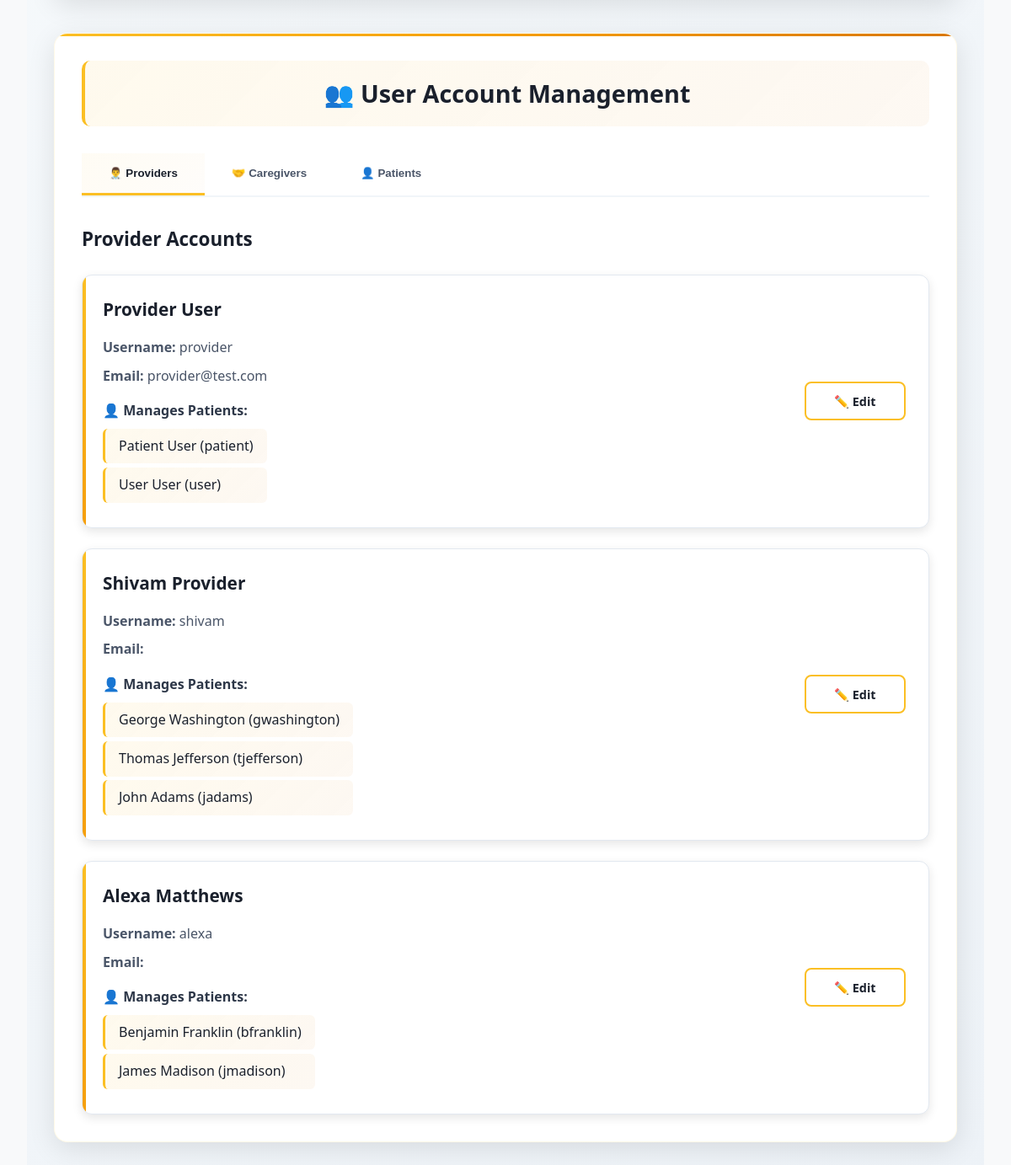
Before: /admin-dashboard/ (signed in, lower part) with the older database file.
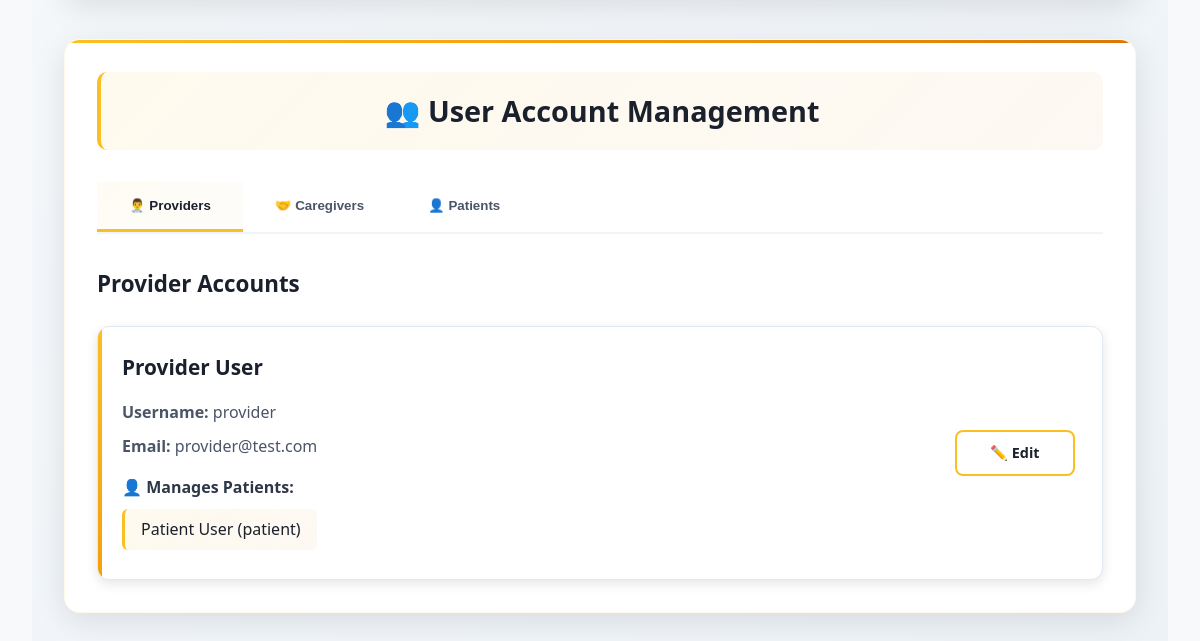
After: the same page with the newer database file.
### users/models.py (models this page shows, shortened)
class UserProfile(models.Model):
    USER_TYPES = (
        ('admin', 'Administrator'),  # Admin users
        ('provider', 'Healthcare Provider'),  # Docs + Nurses
        ('caregiver', 'Caregiver'),  # Caregivers
        ('patient', 'Patient'),  # All patients
    )
    user = models.OneToOneField(User, on_delete=models.CASCADE, related_name='profile')  # each user must have a profile
    user_type = models.CharField(max_length=20, choices=USER_TYPES)  # set specific user role
    provider = models.ForeignKey('self', on_delete=models.SET_NULL, null=True, blank=True,
                                related_name='managed_patients', limit_choices_to={'user_type': 'provider'})  # provider link
    patient = models.ForeignKey('self', on_delete=models.SET_NULL, null=True, blank=True,
                               related_name='caregivers', limit_choices_to={'user_type': 'patient'})  # patienr link
    linked_patients = models.ManyToManyField(
        'self',
        symmetrical=False,
        related_name='linked_caregivers',
        limit_choices_to={'user_type': 'patient'},
        blank=True,
        help_text="Patients this caregiver can access"  # Caregivers can see these patients
    )

### users/views.py (the view)
# urls.py: path('admin-dashboard/', views.admin_dashboard, name='admin_dashboard'),
@login_required
def admin_dashboard(request):
    if not hasattr(request.user, 'profile') or request.user.profile.user_type != 'admin':
        messages.error(request, 'You do not have permission to access the admin dashboard.')
        return redirect('home')
    providers_with_patients = UserProfileUtils.providers_w_patients()
    caregivers_with_patients = UserProfileUtils.caregivers_w_patients()
    patients_with_relationships = UserProfileUtils.patients_w_relationships()
    task_statistics = get_task_statistics()
    context = {
        'user': request.user,
        'user_type': 'Administrator',
        'providers': providers_with_patients,
        'caregivers': caregivers_with_patients,
        'patients': patients_with_relationships,
        **task_statistics  # Unpack task statistics into context
    }
    return render(request, 'dashboards/admin_dashboard.html', context)

### taskmanager/views.py (called while the page is built)
def get_task_statistics():
    return {
        'total_tasks': Task.objects.count(),
        'pending_tasks_count': Task.objects.filter(status__in=['assigned', 'in_progress']).count(),
        'completed_tasks_count': Task.objects.filter(status='completed').count(),
    }

### users/utils.py (called while the page is built)
    @staticmethod
    def providers_w_patients():
        providers = UserProfile.objects.filter(user_type='provider')
        return [
            {
                'profile': provider,
                'managed_patients': UserProfile.objects.filter(user_type='patient', provider=provider)
            }
            for provider in providers
        ]

    @staticmethod
    def caregivers_w_patients():
        caregivers = UserProfile.objects.filter(user_type='caregiver')
        return [
            {
                'profile': caregiver,
                'assigned_patient': caregiver.patient.user if caregiver.patient else None
            }
            for caregiver in caregivers
        ]

### templates/dashboards/admin_dashboard.html (shortened to what this page needs)
{% extends 'layouts/base.html' %}
{% load static %}
{% block content %}
<div class="dashboard-container">
    <div class="admin-dashboard">
        <div class="dashboard-section">
            <h2 class="section-title">👥 User Account Management</h2>
            <div class="tabs">
                <button class="tab-button active" onclick="openTab(event, 'provider-tab')">👨‍⚕️ Providers</button>
                <button class="tab-button" onclick="openTab(event, 'caregiver-tab')">🤝 Caregivers</button>
                <button class="tab-button" onclick="openTab(event, 'patient-tab')">👤 Patients</button>
            </div>
            <div id="provider-tab" class="tab-content active">
                <h3 class="tab-title">Provider Accounts</h3>
                {% if providers %}
                <div class="user-accounts">
                    {% for provider_data in providers %}
                    <div class="user-card">
                        <div class="user-details">
                            <h4 class="user-name">{{ provider_data.profile.user.first_name }} {{ provider_data.profile.user.last_name }}</h4>
                            <div class="user-info">
                            <p><strong>Username:</strong> {{ provider_data.profile.user.username }}</p>
                            <p><strong>Email:</strong> {{ provider_data.profile.user.email }}</p>
                            </div>
                            <div class="relationship-data">
                                <p class="relationship-title"><strong>👤 Manages Patients:</strong></p>
                                {% if provider_data.managed_patients %}
                                    <ul class="relationship-list">
                                    {% for patient in provider_data.managed_patients %}
                                        <li class="relationship-item">{{ patient.user.first_name }} {{ patient.user.last_name }} ({{ patient.user.username }})</li>
                                    {% endfor %}
                                    </ul>
                                {% else %}
                                    <p class="no-relationships">❌ No patients assigned</p>
                                {% endif %}
                            </div>
                        </div>
                        <div class="user-actions">
                            <a href="{% url 'manage_account' provider_data.profile.user.id %}" class="action-btn outline-btn">
                                ✏️ Edit
                            </a>
                        </div>
                    </div>
                    {% endfor %}
                </div>
                {% else %}
                <div class="empty-state">
                    <p>👨‍⚕️ No provider accounts found.</p>
                </div>
                {% endif %}
            </div>
        </div>
    </div>
</div>
{% endblock %}

Changed rows visible on the page:
removed UserProfile: user.first_name "User", user.last_name "User", user.username "user", shown under "Provider"
removed UserProfile: profile.user.first_name "Shivam", profile.user.last_name "Provider", profile.user.username "shivam", shown under "Provider Accounts"
removed UserProfile: user.first_name "George", user.last_name "Washington", user.username "gwashington", shown under "Shivam"
removed UserProfile: user.first_name "Thomas", user.last_name "Jefferson", user.username "tjefferson", shown under "Shivam"
removed UserProfile: user.first_name "John", user.last_name "Adams", user.username "jadams", shown under "Shivam"
removed UserProfile: profile.user.first_name "Alexa", profile.user.last_name "Matthews", profile.user.username "alexa", shown under "Provider Accounts"
removed UserProfile: user.first_name "Benjamin", user.last_name "Franklin", user.username "bfranklin", shown under "Alexa"
removed UserProfile: user.first_name "James", user.last_name "Madison", user.username "jmadison", shown under "Alexa"
